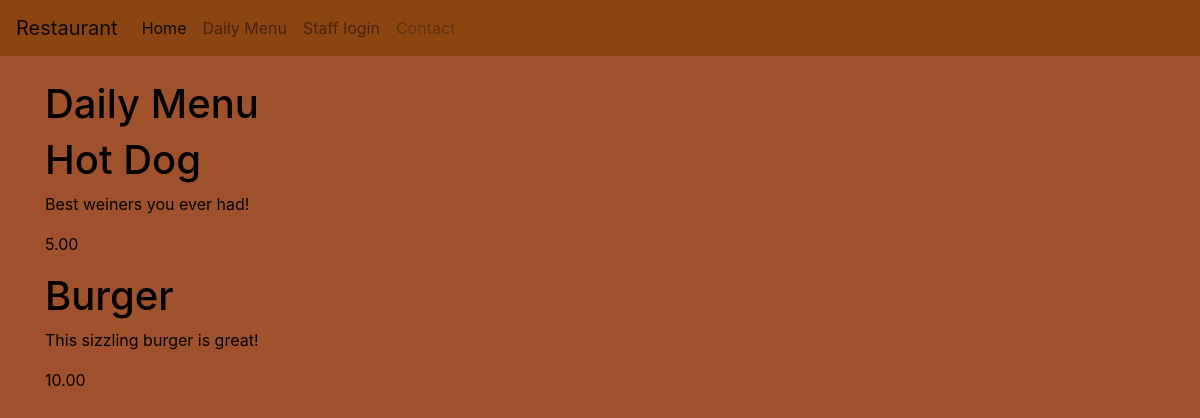
The app's page /dMenu/ with its own data.
### main/models.py (models this page shows, shortened)
class dMenu(models.Model):
    title = models.CharField(max_length=100)
    description = models.TextField()
    price = models.DecimalField(max_digits=100, decimal_places=2)
    date_posted = models.DateTimeField(default=timezone.now)

### main/views.py (the view)
# urls.py: path('dMenu/',dMenuListView.as_view(), name='main-dMenu')
class dMenuListView(ListView):
    model = dMenu
    template_name = 'main/dMenu.html'
    context_object_name = 'post'
    ordering = ['-date_posted']

### main/templates/main/dMenu.html (shortened to what this page needs)
{% extends "main/base.html" %}
{% block content %}
<main role="main" class="container" >
 <div class="row">
  <div class="col-md-8">
  <h1>Daily Menu</h1>
  {% for post in post%}
    <h1>{{post.title}}</h1>
    <p>{{post.description}}</p>
    <p>{{post.price}}</p>
  {% endfor %}
</div>
</div>
{% endblock content %}

### main/static/main/main.css (style rules this page uses)
body { background-color: #A0522D; margin-top: 5rem; }
h1, h5, p { color: #000000; }

### records on screen
dMenu: title "Hot Dog", description "Best weiners you ever had!", price "5.00"
dMenu: title "Burger", description "This sizzling burger is great!", price "10.00"
